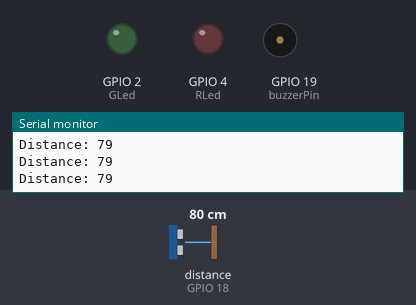
Bench run of a sketch on a simulated ESP32. Parts: output pins drawn as LEDs (lit = HIGH), buzzer (waves = sounding), the last lines printed to the serial monitor. Wiring (inferred from the names in the program): ultrasonic range finder: trigger GPIO 5; echo GPIO 18. Dashed ring = blinking. Inputs (shaded band) come from the test bench; at power-on: distance to the obstacle (sensor on GPIO 18) 80 cm. The echo pulse lasts 58.3 µs per cm; pins used as bus, display or sensor lines are not drawn.

Above: at 1.2 s.
1.3 s: distance to the obstacle (sensor on GPIO 18) set to 23 cm
2.8 s: distance to the obstacle (sensor on GPIO 18) set to 18 cm
At 3.2 s:
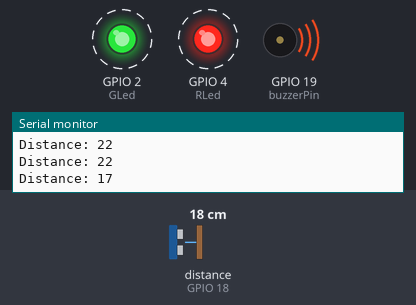
5.8 s: distance to the obstacle (sensor on GPIO 18) set to 35 cm
At 6.7 s:
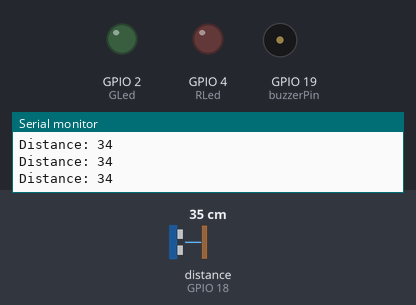
7.3 s: distance to the obstacle (sensor on GPIO 18) set to 9 cm
At 7.7 s:
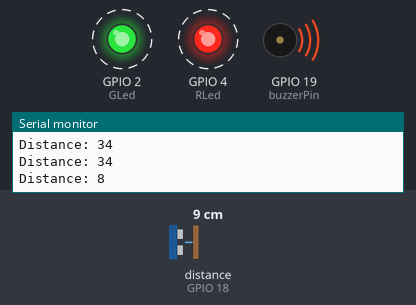
Timing chart, 0 to 11.3 s (numbered marks = the images above; inputs shaded):
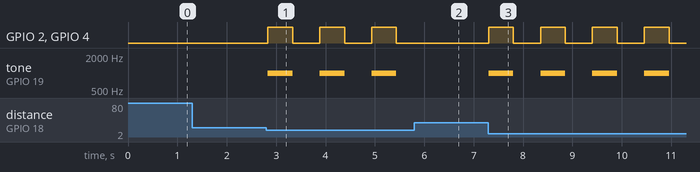

The sketch:

Step_2_BUZZER_ULTRASONIC.ino
```cpp
/*
Ultrasonic sensor working with buzzer and LED. When an object is close to the sensor the buzzer and LED will activate in sync.
*/

// Define LED, buzzer, and ultrasonic sensor pins
const int RLed = 4;       // Red LED pin
const int GLed = 2;       // Green LED pin
const int trigPin = 5;    // Ultrasonic sensor trigger pin
const int echoPin = 18;   // Ultrasonic sensor echo pin
const int buzzerPin = 19; // Buzzer pin

// Define PWM channel for the buzzer
const int buzzerChannel = 0;
const int buzzerFrequency = 1000; // Frequency in Hz
const int buzzerResolution = 8;   // 8-bit resolution

// Define distance thresholds (in centimeters)
const int warningDistance = 20; // Start slow beep/flashing at this distance
const int criticalDistance =5; // Start fast beep/flashing at this distance

void setup() {
  // Initialize LED pins as outputs
  pinMode(RLed, OUTPUT);
  pinMode(GLed, OUTPUT);

  // Initialize ultrasonic sensor pins
  pinMode(trigPin, OUTPUT);
  pinMode(echoPin, INPUT);

  // Set up PWM for the buzzer
  ledcSetup(buzzerChannel, buzzerFrequency, buzzerResolution);
  ledcAttachPin(buzzerPin, buzzerChannel);

  // Begin Serial Communication for debugging
  Serial.begin(9600);
}

void loop() {
  // Get distance from ultrasonic sensor
  int distance = getDistance();
  Serial.print("Distance: ");
  Serial.println(distance);

  // Check distance and set behavior accordingly
  if (distance <= criticalDistance) {
    // Close object: fast beep and fast LED flashing
    alert(true);
  }
  else if (distance <= warningDistance) {
    // Object within warning range: slow beep and slow LED flashing
    alert(false);
  }
  else {
    // No object detected within range: turn off LEDs and buzzer
    digitalWrite(RLed, LOW);
    digitalWrite(GLed, LOW);
    ledcWrite(buzzerChannel, 0); // Stop the buzzer by setting duty cycle to 0
  }

  delay(50); // Small delay for stability
}

// Function to calculate distance using ultrasonic sensor
int getDistance() {
  // Send a 10 microsecond pulse to trigger pin
  digitalWrite(trigPin, LOW);
  delayMicroseconds(2);
  digitalWrite(trigPin, HIGH);
  delayMicroseconds(10);
  digitalWrite(trigPin, LOW);

  // Measure the duration of the echo pulse
  long duration = pulseIn(echoPin, HIGH);

  // Calculate distance (in cm) based on sound speed in air (343 m/s)
  int distance = duration * 0.034 / 2;

  return distance;
}

// Function to handle alert (buzzer and LED flashing)
void alert(bool fast) {
  int delayTime;

  if (fast) {
    delayTime = 100; // Fast beep and flash
  } else {
    delayTime = 500; // Slow beep and flash
  }

  // Turn LEDs on, sound buzzer
  digitalWrite(RLed, HIGH);
  digitalWrite(GLed, HIGH);
  ledcWrite(buzzerChannel, 128); // Set duty cycle to 50% to turn on buzzer
  delay(delayTime);

  // Turn LEDs off, stop buzzer
  digitalWrite(RLed, LOW);
  digitalWrite(GLed, LOW);
  ledcWrite(buzzerChannel, 0); // Stop the buzzer by setting duty cycle to 0
  delay(delayTime);
}
```

Measured:
- the behaviour switches between 22 and 21 cm on distance to the obstacle (sensor on GPIO 18) (found by bisection; images 0 and 1)
- after the input at 2.8 s, GPIO 2 (GLed), GPIO 4 (RLed): alternates HIGH for 0.50 s and LOW for 0.55 s, starting at once; tone on GPIO 19 (buzzerPin): alternates 1000 Hz for 0.50 s and silent for 0.55 s, starting at once
- after the input at 5.8 s, GPIO 2 (GLed), GPIO 4 (RLed): stays LOW (without the input it goes to HIGH after 0.19 s); tone on GPIO 19 (buzzerPin): stays silent (without the input it goes to 1000 Hz after 0.19 s)
- after the input at 7.3 s, GPIO 2 (GLed), GPIO 4 (RLed): alternates HIGH for 0.50 s and LOW for 0.55 s, starting at once; tone on GPIO 19 (buzzerPin): alternates 1000 Hz for 0.50 s and silent for 0.55 s, starting at once
